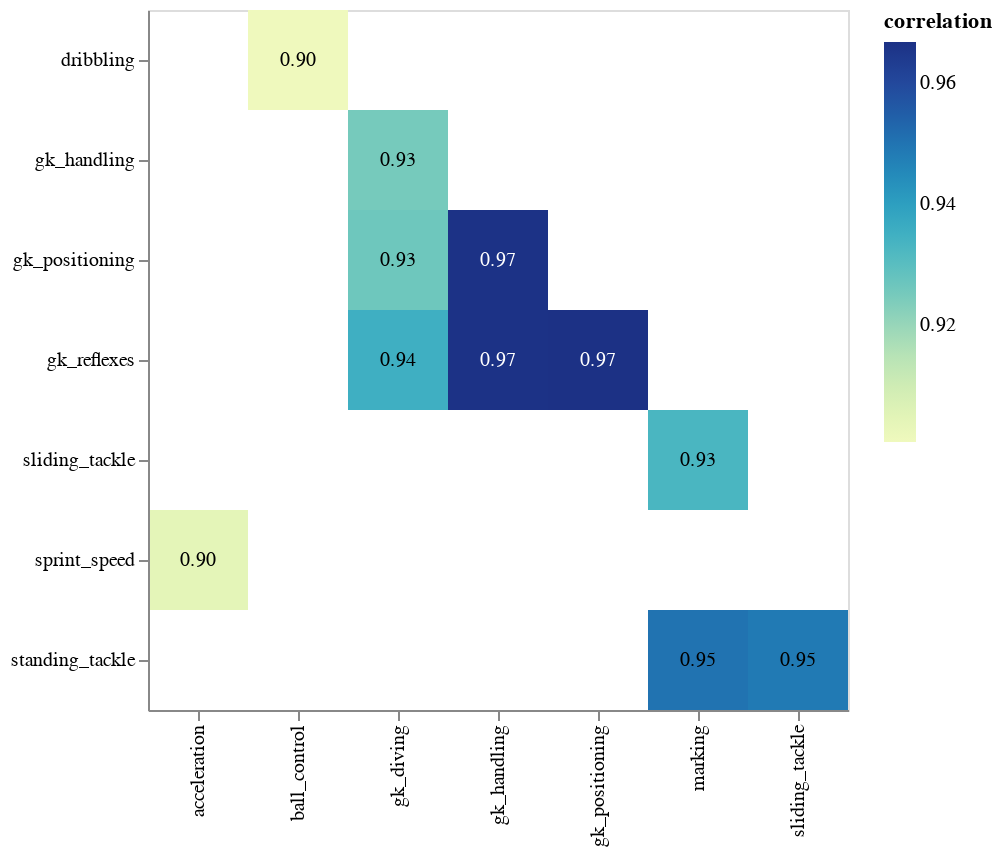

The cell this chart's notebook holds for it:
### Markdown cell above
## Heatmap

### Code cell
utils.alt_corr_plot(player_attrs, corr_limit=0.9, box_size=50, annot_size=10)

### Figure 1 — Vega-Lite specification as saved in the notebook (floating-point values rounded to 4 significant figures)
{"config": {"view": {"continuousWidth": 400, "continuousHeight": 300}}, "layer": [{"mark": "rect", "encoding": {"color": {"field": "correlation", "type": "quantitative"}, "x": {"field": "var1", "title": "", "type": "nominal"}, "y": {"field": "var2", "title": "", "type": "nominal"}}, "height": {"step": 50}, "transform": [{"filter": "(datum.var1 < datum.var2)"}], "width": {"step": 50}}, {"mark": {"type": "text", "size": 10}, "encoding": {"color": {"condition": {"value": "white", "test": "datum.correlation > 0.9503971940608267"}, "value": "black"}, "text": {"field": "correlation", "format": ".2f", "type": "quantitative"}, "x": {"field": "var1", "title": "", "type": "nominal"}, "y": {"field": "var2", "title": "", "type": "nominal"}}, "height": {"step": 50}, "transform": [{"filter": "(datum.var1 < datum.var2)"}], "width": {"step": 50}}], "data": {"name": "data-5a57ecd5d23b9d09a1f7f57a6a52cc04"}, "$schema": "https://vega.github.io/schema/vega-lite/v4.17.0.json", "datasets": {"data-5a57ecd5d23b9d09a1f7f57a6a52cc04": [{"var1": "id", "var2": "id", "correlation": 1.0}, {"var1": "player_api_id", "var2": "player_api_id", "correlation": 1.0}, {"var1": "overall_rating", "var2": "overall_rating", "correlation": 1.0}, {"var1": "potential", "var2": "potential", "correlation": 1.0}, {"var1": "crossing", "var2": "crossing", "correlation": 1.0}, {"var1": "finishing", "var2": "finishing", "correlation": 1.0}, {"var1": "heading_accuracy", "var2": "heading_accuracy", "correlation": 1.0}, {"var1": "short_passing", "var2": "short_passing", "correlation": 1.0}, {"var1": "volleys", "var2": "volleys", "correlation": 1.0}, {"var1": "dribbling", "var2": "dribbling", "correlation": 1.0}, {"var1": "ball_control", "var2": "dribbling", "correlation": 0.9008}, {"var1": "curve", "var2": "curve", "correlation": 1.0}, {"var1": "free_kick_accuracy", "var2": "free_kick_accuracy", "correlation": 1.0}, {"var1": "long_passing", "var2": "long_passing", "correlation": 1.0}, {"var1": "dribbling", "var2": "ball_control", "correlation": 0.9008}, {"var1": "ball_control", "var2": "ball_control", "correlation": 1.0}, {"var1": "acceleration", "var2": "acceleration", "correlation": 1.0}, {"var1": "sprint_speed", "var2": "acceleration", "correlation": 0.9045}, {"var1": "acceleration", "var2": "sprint_speed", "correlation": 0.9045}, {"var1": "sprint_speed", "var2": "sprint_speed", "correlation": 1.0}, {"var1": "agility", "var2": "agility", "correlation": 1.0}, {"var1": "reactions", "var2": "reactions", "correlation": 1.0}, {"var1": "balance", "var2": "balance", "correlation": 1.0}, {"var1": "shot_power", "var2": "shot_power", "correlation": 1.0}, {"var1": "jumping", "var2": "jumping", "correlation": 1.0}, {"var1": "stamina", "var2": "stamina", "correlation": 1.0}, {"var1": "strength", "var2": "strength", "correlation": 1.0}, {"var1": "long_shots", "var2": "long_shots", "correlation": 1.0}, {"var1": "aggression", "var2": "aggression", "correlation": 1.0}, {"var1": "interceptions", "var2": "interceptions", "correlation": 1.0}, {"var1": "positioning", "var2": "positioning", "correlation": 1.0}, {"var1": "vision", "var2": "vision", "correlation": 1.0}, {"var1": "penalties", "var2": "penalties", "correlation": 1.0}, {"var1": "marking", "var2": "marking", "correlation": 1.0}, {"var1": "standing_tackle", "var2": "marking", "correlation": 0.9501}, {"var1": "sliding_tackle", "var2": "marking", "correlation": 0.9329}, {"var1": "marking", "var2": "standing_tackle", "correlation": 0.9501}, {"var1": "standing_tackle", "var2": "standing_tackle", "correlation": 1.0}, {"var1": "sliding_tackle", "var2": "standing_tackle", "correlation": 0.9487}, {"var1": "marking", "var2": "sliding_tackle", "correlation": 0.9329}, {"var1": "standing_tackle", "var2": "sliding_tackle", "correlation": 0.9487}, {"var1": "sliding_tackle", "var2": "sliding_tackle", "correlation": 1.0}, {"var1": "gk_diving", "var2": "gk_diving", "correlation": 1.0}, {"var1": "gk_handling", "var2": "gk_diving", "correlation": 0.9252}, {"var1": "gk_positioning", "var2": "gk_diving", "correlation": 0.9264}, {"var1": "gk_reflexes", "var2": "gk_diving", "correlation": 0.9352}, {"var1": "gk_diving", "var2": "gk_handling", "correlation": 0.9252}, {"var1": "gk_handling", "var2": "gk_handling", "correlation": 1.0}, {"var1": "gk_positioning", "var2": "gk_handling", "correlation": 0.9663}, {"var1": "gk_reflexes", "var2": "gk_handling", "correlation": 0.9663}, {"var1": "gk_kicking", "var2": "gk_kicking", "correlation": 1.0}, {"var1": "gk_diving", "var2": "gk_positioning", "correlation": 0.9264}, {"var1": "gk_handling", "var2": "gk_positioning", "correlation": 0.9663}, {"var1": "gk_positioning", "var2": "gk_positioning", "correlation": 1.0}, {"var1": "gk_reflexes", "var2": "gk_positioning", "correlation": 0.9667}, {"var1": "gk_diving", "var2": "gk_reflexes", "correlation": 0.9352}, {"var1": "gk_handling", "var2": "gk_reflexes", "correlation": 0.9663}, {"var1": "gk_positioning", "var2": "gk_reflexes", "correlation": 0.9667}, {"var1": "gk_reflexes", "var2": "gk_reflexes", "correlation": 1.0}]}}
